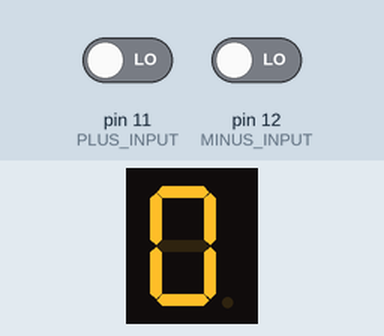
This sketch was run on a simulated Arduino Uno, built with avr-gcc and run on an emulated ATmega328P. Parts: 1-digit seven-segment display. Wiring (inferred from the names in the program): 1-digit 7-segment display, segments lit when LOW: segments pin 2, pin 3, pin 4, pin 5, pin 6, pin 7, pin 8, pin 9. The test bench sets the inputs (shaded band); at power-on: pin 11 (PLUS_INPUT) LOW, pin 12 (MINUS_INPUT) LOW. The segment pins are drawn as the display they are named for; what the sketch prints to the serial monitor is not drawn.

Above: at 2.8 s.
2.9 s: pin 11 (PLUS_INPUT) driven HIGH
At 6.8 s:
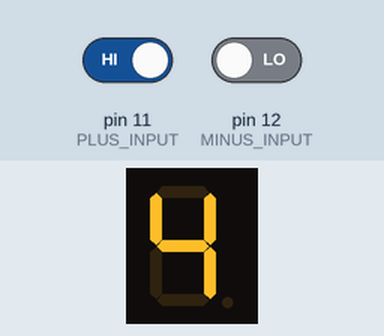
7.0 s: pin 12 (MINUS_INPUT) driven HIGH
8.5 s: pin 12 (MINUS_INPUT) driven LOW
At 12.4 s:
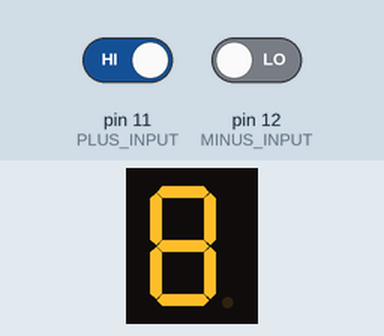
12.6 s: pin 11 (PLUS_INPUT) driven LOW
14.1 s: pin 11 (PLUS_INPUT) driven HIGH
At 15.4 s:
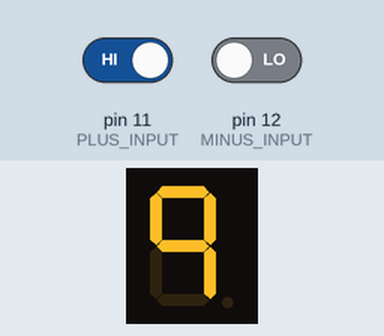
Timing chart, 0 to 17.1 s (numbered marks = the images above; inputs shaded):
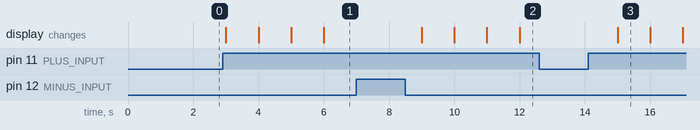

Measured:
- after the input at 2.9 s, the display: first changes after 0.10 s (image 1 shows a later state)
- after the input at 7.0 s, every drawn part: stays the same
- after the input at 8.5 s, the display: first changes after 0.50 s (image 2 shows a later state)
- after the input at 12.6 s, every drawn part: stays the same
- after the input at 14.1 s, the display: changes after 0.90 s (image 3)
- what the display in image 3 shows lasts 1.0 s, from 15.0 s to 16.0 s

The sketch:

Code12_2_Change7SegmentNumberUsingSwitch.ino
```cpp
/* 12-2 */

#define PLUS_INPUT 11
#define MINUS_INPUT 12
const int INPUT_DIGITAL_PINS[] = { PLUS_INPUT, MINUS_INPUT };
const int OUTPUT_DIGITAL_PINS[] = { 2, 3, 4, 5, 6, 7, 8, 9 };

byte digits[10][7] = {
  { 0, 0, 0, 0, 0, 0, 1 }, // 0
  { 1, 0, 0, 1, 1, 1, 1 }, // 1
  { 0, 0, 1, 0, 0, 1, 0 }, // 2
  { 0, 0, 0, 0, 1, 1, 0 }, // 3
  { 1, 0, 0, 1, 1, 0, 0 }, // 4
  { 0, 1, 0, 0, 1, 0, 0 }, // 5
  { 0, 1, 0, 0, 0, 0, 0 }, // 6
  { 0, 0, 0, 1, 1, 1, 1 }, // 7
  { 0, 0, 0, 0, 0, 0, 0 }, // 8
  { 0, 0, 0, 1, 1, 0, 0 }, // 9
};

int digit = 0;

void setup() {

  Serial.begin(9600);

  SetDigitalPins();

  digitalWrite(9, HIGH); // 점은 끈다

  DisplayADigit(0);

  ShowLog("ProgramStarted");
}

void SetDigitalPins() {

  int inputPinsLength = sizeof(INPUT_DIGITAL_PINS) / sizeof(INPUT_DIGITAL_PINS[0]);
  SetDigitalPins(INPUT_DIGITAL_PINS, inputPinsLength, INPUT);

  int outputPinsLength = sizeof(OUTPUT_DIGITAL_PINS) / sizeof(OUTPUT_DIGITAL_PINS[0]);
  SetDigitalPins(OUTPUT_DIGITAL_PINS, outputPinsLength, OUTPUT);
}

void SetDigitalPins(int pins[], int pinsLength, const int mode) {

  for (int i = 0; i < pinsLength; i++) {
    pinMode(pins[i], mode);
  }
}

void loop() {

  //DisplayDigits();
  SwitchDigit();

  DisplayCurrentDigit();

  delay(1000);
}

void SwitchDigit(){

  // plus
  if(digitalRead(PLUS_INPUT) == HIGH){
    digit++;

    if(digit > 9){
      digit = 0;
    }
  }

  // minus
  if(digitalRead(MINUS_INPUT) == HIGH){
    digit--;

     if(digit < 0){
      digit = 0;
    }
  }
}

void DisplayCurrentDigit(){
  DisplayADigit(digit);
}

void DisplayADigit(int number) {

  int digitalOutputStart = 2;

  for (int i = 0; i < 7; i++) {
    digitalWrite(digitalOutputStart + i, digits[number][i]);
  }
}

void ShowLog(String message) {
  Serial.println(message);
}
```
